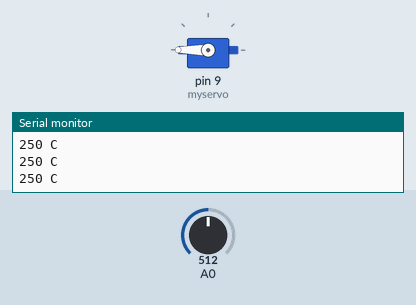
A sketch run on a simulated Arduino Uno, built with avr-gcc and run on an emulated ATmega328P. Shown: servo, the last lines printed to the serial monitor. Inputs (shaded band) come from the test bench; at power-on: A0 = 512.

Above: at 2.2 s.
2.3 s: A0 set to 553
3.8 s: A0 set to 583
At 4.5 s:
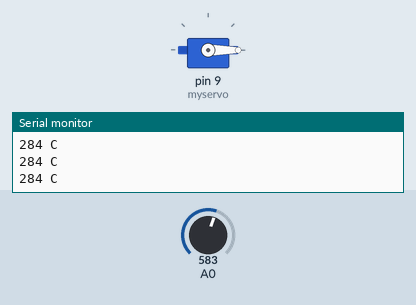
5.3 s: A0 set to 900
At 5.9 s:
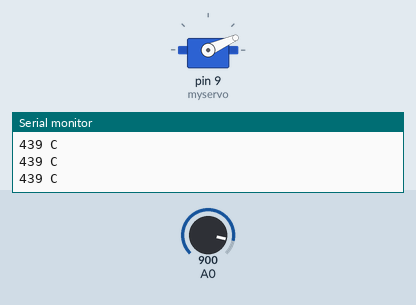
6.8 s: A0 set to 122
At 7.3 s:
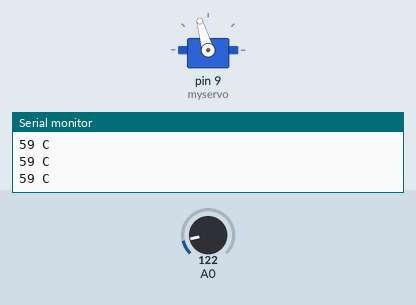
8.3 s: A0 set to 0
At 8.7 s:
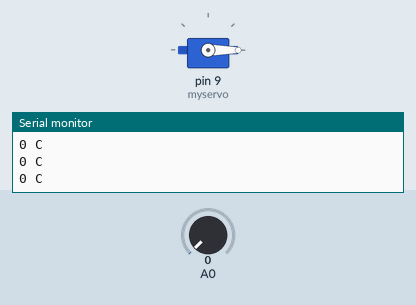
9.8 s: A0 set to 306
At 10.1 s:
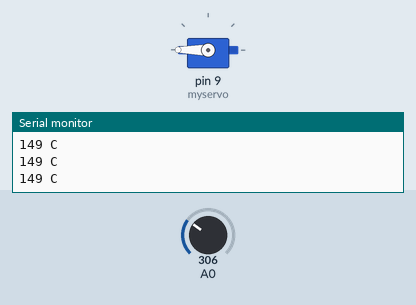
Timing chart, 0 to 12.3 s (numbered marks = the images above; inputs shaded):
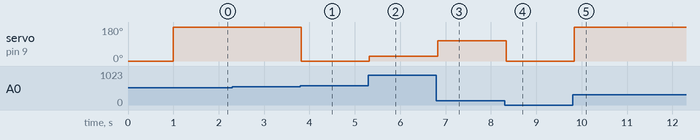

The sketch:

Termometro.ino
```cpp
#include <Servo.h>
Servo myservo;
int Term, Giro;

void setup() {
    myservo.attach(9);
    Serial.begin(9600);
    myservo.write(0);
    delay(1000);
}

void loop() {
  Term = analogRead(A0);
  Term = (((5.0 * Term) * 100.0) / 1023.0);
  Serial.print(Term);
  Serial.println(" C");
  Giro = map ( Term, 0,100,0,180 );
//  Serial.println(Giro);
  myservo.write(Giro);
  delay(100);
}
```

Measured:
- the behaviour switches between 568 and 569 on A0 (found by bisection; images 0 and 1)
- after the input at 3.8 s, servo on pin 9 (myservo): 180° → 0° at once
- after the input at 5.3 s, servo on pin 9 (myservo): 0° → 24° at once
- after the input at 6.8 s, servo on pin 9 (myservo): 24° → 106° at once
- after the input at 8.3 s, servo on pin 9 (myservo): 106° → 0° at once
- after the input at 9.8 s, servo on pin 9 (myservo): 0° → 180° at once
